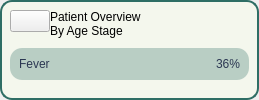
              <widget class="QWidget" name="widget_3" native="true">
               <property name="styleSheet">
                <string notr="true">#PatOverview {
	background-color: #F4F7ED;
	border: 2px solid #2E6E65;
	border-radius: 12px;
}

#CategoryLine, #CategoryLine_2,  #CategoryLine_3 {
	background-color: rgba(46, 110, 101, 0.3);
	border-radius: 12px
}
#Category, #Category_2, #Percentage, #Percentage_2 {
	color: #2B3752;
}
#OverviewSub, #OverviewSub_2 {
	font: 300 10pt &quot;Lexend Light&quot;;
}

QGraphicsView {
    border: 1px solid #ccc;
    border-radius: 22px;
    background: white;
}
#DoctorName, #PatientCount {
	color: #2B3752;
	font: 500 13pt &quot;Lexend&quot;;
}
#Specialty, #PatientPercentage {
	font: 10pt &quot;Lexend&quot;;
	color: #2B3752;
}
</string>
               </property>
               <layout class="QVBoxLayout" name="verticalLayout_14">
                <property name="spacing">
                 <number>0</number>
                </property>
                <property name="leftMargin">
                 <number>0</number>
                </property>
                <property name="topMargin">
                 <number>0</number>
                </property>
                <property name="rightMargin">
                 <number>0</number>
                </property>
                <property name="bottomMargin">
                 <number>0</number>
                </property>
                <item>
                 <widget class="QWidget" name="PatOverview" native="true">
                  <property name="sizePolicy">
                   <sizepolicy hsizetype="Expanding" vsizetype="Preferred">
                    <horstretch>0</horstretch>
                    <verstretch>0</verstretch>
                   </sizepolicy>
                  </property>
                  <property name="minimumSize">
                   <size>
                    <width>259</width>
                    <height>0</height>
                   </size>
                  </property>
                  <property name="maximumSize">
                   <size>
                    <width>400</width>
                    <height>16777215</height>
                   </size>
                  </property>
                  <layout class="QVBoxLayout" name="verticalLayout_21">
                   <property name="spacing">
                    <number>10</number>
                   </property>
                   <property name="leftMargin">
                    <number>10</number>
                   </property>
                   <property name="topMargin">
                    <number>10</number>
                   </property>
                   <property name="rightMargin">
                    <number>10</number>
                   </property>
                   <property name="bottomMargin">
                    <number>20</number>
                   </property>
                   <item alignment="Qt::AlignTop">
                    <widget class="QWidget" name="widget_15" native="true">
                     <layout class="QHBoxLayout" name="horizontalLayout_25">
                      <property name="spacing">
                       <number>0</number>
                      </property>
                      <property name="leftMargin">
                       <number>0</number>
                      </property>
                      <property name="topMargin">
                       <number>0</number>
                      </property>
                      <property name="rightMargin">
                       <number>0</number>
                      </property>
                      <property name="bottomMargin">
                       <number>0</number>
                      </property>
                      <item alignment="Qt::AlignTop">
                       <widget class="QPushButton" name="DashboardButton_9">
                        <property name="toolTip">
                         <string>View Main Dashboard</string>
                        </property>
                        <property name="styleSheet">
                         <string notr="true"/>
                        </property>
                        <property name="text">
                         <string/>
                        </property>
                        <property name="icon">
                         <iconset resource="resources.qrc">
                          <normaloff>:/lucide/icons/chart-bar-big.svg</normaloff>:/lucide/icons/chart-bar-big.svg</iconset>
                        </property>
                        <property name="iconSize">
                         <size>
                          <width>35</width>
                          <height>35</height>
                         </size>
                        </property>
                       </widget>
                      </item>
                      <item alignment="Qt::AlignTop">
                       <widget class="QWidget" name="widget_16" native="true">
                        <layout class="QVBoxLayout" name="verticalLayout_22">
                         <property name="spacing">
                          <number>0</number>
                         </property>
                         <property name="leftMargin">
                          <number>0</number>
                         </property>
                         <property name="topMargin">
                          <number>0</number>
                         </property>
                         <property name="rightMargin">
                          <number>0</number>
                         </property>
                         <property name="bottomMargin">
                          <number>0</number>
                         </property>
                         <item alignment="Qt::AlignTop">
                          <widget class="QLabel" name="OverviewHeader_3">
                           <property name="sizePolicy">
                            <sizepolicy hsizetype="Expanding" vsizetype="Expanding">
                             <horstretch>0</horstretch>
                             <verstretch>0</verstretch>
                            </sizepolicy>
                           </property>
                           <property name="text">
                            <string>Patient Overview</string>
                           </property>
                           <property name="alignment">
                            <set>Qt::AlignLeading</set>
                           </property>
                          </widget>
                         </item>
                         <item alignment="Qt::AlignTop">
                          <widget class="QLabel" name="OverviewSub_2">
                           <property name="sizePolicy">
                            <sizepolicy hsizetype="Expanding" vsizetype="Expanding">
                             <horstretch>0</horstretch>
                             <verstretch>0</verstretch>
                            </sizepolicy>
                           </property>
                           <property name="text">
                            <string>By Age Stage</string>
                           </property>
                           <property name="alignment">
                            <set>Qt::AlignLeading</set>
                           </property>
                          </widget>
                         </item>
                        </layout>
                       </widget>
                      </item>
                     </layout>
                    </widget>
                   </item>
                   <item>
                    <widget class="QWidget" name="CategoryCon_3" native="true">
                     <property name="sizePolicy">
                      <sizepolicy hsizetype="Preferred" vsizetype="Expanding">
                       <horstretch>0</horstretch>
                       <verstretch>0</verstretch>
                      </sizepolicy>
                     </property>
                     <layout class="QVBoxLayout" name="verticalLayout_23">
                      <property name="spacing">
                       <number>5</number>
                      </property>
                      <property name="leftMargin">
                       <number>0</number>
                      </property>
                      <property name="topMargin">
                       <number>0</number>
                      </property>
                      <property name="rightMargin">
                       <number>0</number>
                      </property>
                      <property name="bottomMargin">
                       <number>0</number>
                      </property>
                      <item alignment="Qt::AlignTop">
                       <widget class="QWidget" name="CategoryLine_3" native="true">
                        <layout class="QHBoxLayout" name="horizontalLayout_26">
                         <item>
                          <widget class="QLabel" name="Category_2">
                           <property name="sizePolicy">
                            <sizepolicy hsizetype="Expanding" vsizetype="Expanding">
                             <horstretch>0</horstretch>
                             <verstretch>0</verstretch>
                            </sizepolicy>
                           </property>
                           <property name="text">
                            <string>Fever</string>
                           </property>
                           <property name="alignment">
                            <set>Qt::AlignLeading</set>
                           </property>
                          </widget>
                         </item>
                         <item alignment="Qt::AlignRight">
                          <widget class="QLabel" name="Percentage_2">
                           <property name="sizePolicy">
                            <sizepolicy hsizetype="Expanding" vsizetype="Expanding">
                             <horstretch>0</horstretch>
                             <verstretch>0</verstretch>
                            </sizepolicy>
                           </property>
                           <property name="text">
                            <string>36%</string>
                           </property>
                           <property name="alignment">
                            <set>Qt::AlignLeading</set>
                           </property>
                          </widget>
                         </item>
                        </layout>
                       </widget>
                      </item>
                     </layout>
                    </widget>
                   </item>
                  </layout>
                 </widget>
                </item>
               </layout>
              </widget>
